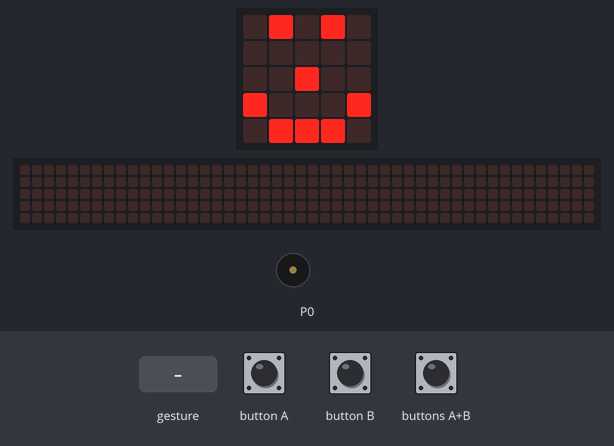
This program was run on a simulated BBC micro:bit (MakeCode). Parts: the board's 5×5 LED display, a strip that is not on the board, showing the scrolling text unrolled, buzzer (waves = sounding). Inputs (shaded band) come from the test bench. A tilt is held for 1.5 s and a shake lasts 1 s, then the board lies face up again; the 48×5 strip is a reading aid, not a part: it shows the text the display is scrolling, unrolled, one strip-width of it at a time.

Above: at 1.2 s.
1.3 s: button A pressed for 0.15 s
At 1.8 s:
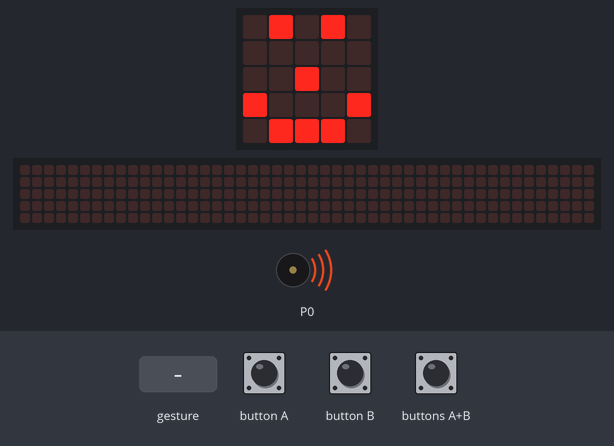
2.0 s: button B pressed for 0.15 s
At 2.6 s:
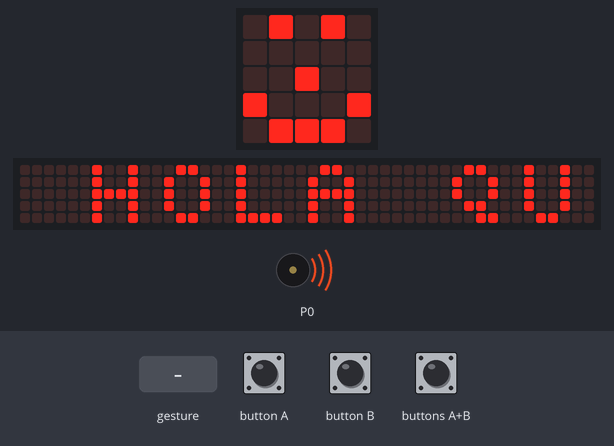
2.7 s: buttons A+B pressed for 0.15 s
3.4 s: gesture 'shake'
5.6 s: buttons A+B pressed for 1 s
At 7.7 s:
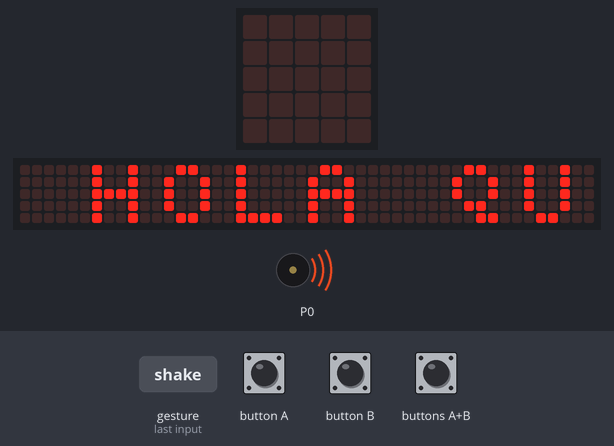
Timing chart, 0 to 11.1 s (numbered marks = the images above; inputs shaded):
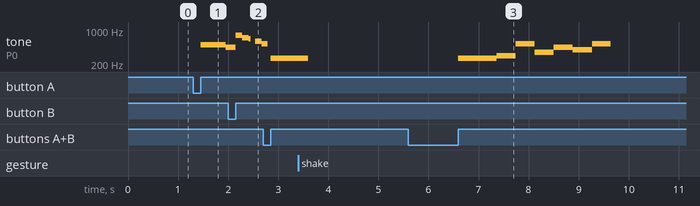

The program:

main.ts
```typescript
input.onButtonPressed(Button.A, function () {
    music.playMelody("B A F D G E C5 C ", 120)
    basic.showString(" HOLA QUE TAL?")
})
input.onGesture(Gesture.Shake, function () {
    music.stopAllSounds()
})
input.onButtonPressed(Button.AB, function () {
    music.playMelody("C C D C5 F A G C5 ", 158)
})
input.onButtonPressed(Button.B, function () {
    music.startMelody(music.builtInMelody(Melodies.JumpDown), MelodyOptions.Once)
})
basic.forever(function () {
    basic.showLeds(`
        . # . # .
        . . . . .
        . . # . .
        # . . . #
        . # # # .
        `)
})
```

test.ts
```typescript
// aquí va el archivo "tests"; esto no se compilará cuando este paquete se utilice como una extensión.
```

Measured:
- after the input at 1.3 s, tone on P0: silent → 494 Hz after 0.15 s, → 440 Hz 0.51 s later
- after the input at 2.0 s, the display: changes after 0.54 s (image 2)
- after the input at 5.6 s, tone on P0: plays 262 Hz for 0.76 s, 294 Hz for 0.38 s, 523 Hz for 0.38 s, 349 Hz for 0.38 s, 440 Hz for 0.38 s, 392 Hz for 0.38 s … (7 notes in this stretch), starting after 1.0 s
- what the display in image 3 shows lasts 0.6 s, from 7.5 s to 8.1 s
